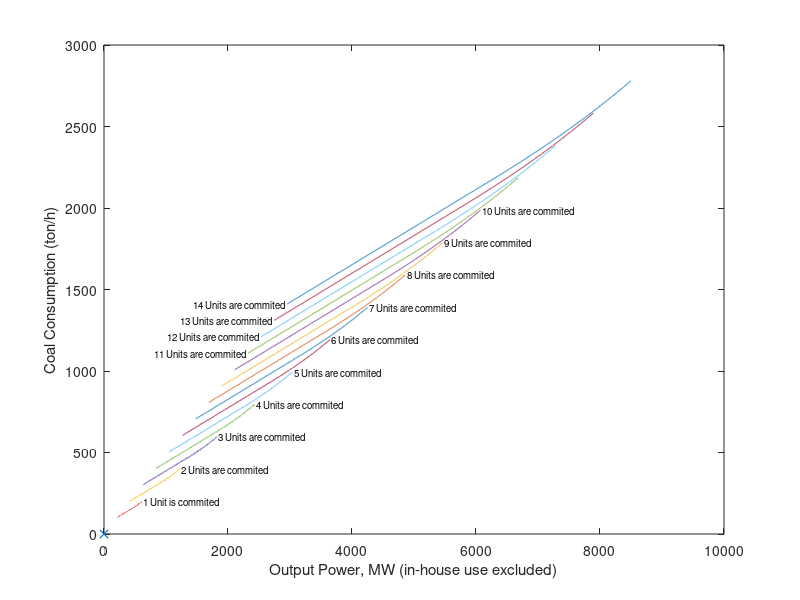

The MATLAB script that drew this image: (Note: this script raises an error after producing the figure.)
clear
close all
clc
format compact

coal_nameplate = 660; % [MW]

coal_num = 14; % 3 units

dx = 6000;
u_coal_unit = linspace(0.4,1,dx) * coal_nameplate;
v_coal_unit = u_coal_unit-0.08*coal_nameplate;
f_coal_unit = (266*linspace(0.4,1,dx).^2 -507*linspace(0.4,1,dx) + 542).*linspace(0.4,1,dx)*coal_nameplate/1e3; %[g/kWh]
u_min = min(u_coal_unit);
v_min = min(v_coal_unit);
f_min = min(f_coal_unit);


%% ========================================================================
% 211.2~8500.8MW -> round to 220-8500MW
v_range = 220:0.1:8500; % [1x415]
u_table = zeros(coal_num, length(v_range), coal_num);
v_table = zeros(coal_num, length(v_range), coal_num);
f_table = zeros(length(v_range), coal_num);
id_st = zeros(coal_num, 1); % Starting entry that is not nan
id_ed = zeros(coal_num, 1); % Ending entry that is not nan

figure(3); clf; hold on; box on;
% No unit
plot(0, 0, 'x');

% ====================
% One unit
n = 1;
u1_extended = interp1(v_coal_unit, u_coal_unit, v_range);
u_table(n,:,n) =  u1_extended;
v1_extended = interp1(v_coal_unit, v_coal_unit, v_range);
v_table(n,:,n) =  v1_extended;
f1_extended = interp1(v_coal_unit, f_coal_unit, v_range);
f_table(:,n) =  f1_extended;
id_st(n) = find(~isnan(f1_extended)==1, 1, 'first');
id_ed(n) = find(~isnan(f1_extended)==1, 1, 'last');

plot(v_coal_unit, f_coal_unit);
text(v_coal_unit(end), f_coal_unit(end), ' 1 Unit is commited', 'fontsize', 7);

% ====================
% Multiple units
% 2 units; 0.008600 sec
% 3 units; 0.013865 sec
% 4 units; 0.021214 sec
% 5 units; 0.030380 sec
% 10 units; 0.116095 sec
% 14 units; 0.241221 sec
tic;
for n = 2:coal_num
    v_long = v_coal_unit*n;

    u = ones(n, dx) * u_min;
    v = ones(n, dx) * v_min;
    f = ones(n, dx) * f_min;
    
    u_extended = zeros(n, dx, n);
    v_extended = zeros(n, dx, n);
    f_extended = zeros(n, dx, n);
    u_sum = zeros(n, dx);
    v_sum = zeros(n, dx);
    f_sum = zeros(n, dx);
    for cmtd = 1:n
        u(cmtd,:) = u_coal_unit;
        v(cmtd,:) = v_coal_unit;
        f(cmtd,:) = f_coal_unit;
        
        u_sum(cmtd,:) = sum(u);
        v_sum(cmtd,:) = sum(v);
        f_sum(cmtd,:) = sum(f);
        
        for nn = 1:n
            u_extended(nn,:,cmtd) = interp1(v_sum(cmtd,:),u(nn,:),v_long);
            v_extended(nn,:,cmtd) = interp1(v_sum(cmtd,:),v(nn,:),v_long);
            f_extended(nn,:,cmtd) = interp1(v_sum(cmtd,:),f(nn,:),v_long);
        end
    end
    f_combined = squeeze(sum(f_extended))';
    [value, id_row] = min(f_combined);
    
    id_col = 1:length(id_row);
    id = sub2ind([n,dx], id_row, id_col);
    opt_f = value; % [1]x[dx]
    opt_u = zeros(n,dx);
    opt_v = zeros(n,dx);
    for nn = 1:n
        u1_extended = squeeze(u_extended(nn,:,:))';
        opt_u(nn,:) = u1_extended(id);
        v1_extended = squeeze(u_extended(nn,:,:))';
        opt_v(nn,:) = v1_extended(id);
        
        % Save opt solutions to tables
        u1_extended = interp1(v_long, opt_u(nn,:), v_range);
        u_table(nn,:,n) = u1_extended;
        v1_extended = interp1(v_long, opt_v(nn,:), v_range);
        v_table(nn,:,n) = v1_extended;
    end
    f_extended = interp1(v_long, opt_f, v_range);
    f_table(:,n) = f_extended;
    id_st(n) = find(~isnan(f_extended)==1, 1, 'first');
    id_ed(n) = find(~isnan(f_extended)==1, 1, 'last');
    
    id_bad = isnan(opt_f);
    v_long(id_bad) = [];
    opt_f(id_bad) = [];
    opt_u(:,id_bad) = [];
    opt_v(:,id_bad) = [];
    plot(v_long, opt_f);
    if n<11
    text(v_long(end), opt_f(end), [' ', num2str(n), ' Units are commited'], 'fontsize', 7);
    else
    text(v_long(1), opt_f(1), [' ', num2str(n), ' Units are commited '], 'fontsize', 7, 'horizontalalignment', 'right');
    end
    toc;
end
xlabel('Output Power, MW (in-house use excluded)');
ylabel('Coal Consumption (ton/h)');
my_gridline;

% ====================
v_st = v_range(id_st);
v_ed = v_range(id_ed);
% save('OptTable', ...
%      'v_range', ...
%      'f_table', 'u_table', 'v_table', ...
%      'id_st', 'id_ed', 'v_st', 'v_ed');

% ====================
% figure(1); clf;
% opt_u = flipud(opt_u);
% for nn = 1:n
%     subplot(n+1,1,nn);
%     plot(v_long, opt_u(nn,:));
%     ylim([0 700]);
%     set(gca, 'ytick', 0:350:700);
%     ylabel(['u', num2str(nn)]);
% end
% subplot(n+1,1,n+1);
% area(v_long, opt_u', 'edgecolor', 'none');
% ylim([0 4000]);


%% Double check 3-units result to be identical to solution_clean.m
% figure(2); clf;
% subplot(4,1,1); hold on; box on;
% plot(v_long, opt_u(1,:), 'linewidth', 1); hold on;
% ylim([0 700]);
% ylabel('u1');
% 
% subplot(4,1,2); hold on; box on;
% plot(v_long, opt_u(2,:), 'linewidth', 1); hold on;
% ylim([0 700]);
% ylabel('u2');
% 
% subplot(4,1,3); hold on; box on;
% plot(v_long, opt_u(3,:), 'linewidth', 1); hold on;
% ylim([0 700]);
% ylabel('u3');
% 
% subplot(4,1,4); hold on; box on;
% ha = area(v_long, opt_u', 'edgecolor', 'none');
% set(ha(1), 'facec', [0.8 0.95 1], 'edgecolor', 'none');
% set(ha(2), 'facec', [1 0.8 0.8], 'edgecolor', 'none');
% set(ha(3), 'facec', [1 0.8 0], 'edgecolor', 'none');
% legend('u1', 'u2', 'u3');
% set(legend, 'location', 'northwest');
% 
% load ThreeUnitsClean;
% subplot(4,1,3);
% plot(v_unique, opt_u1, '--'); hold on;
% subplot(4,1,2);
% plot(v_unique, opt_u2, '--'); hold on;
% subplot(4,1,1);
% plot(v_unique, opt_u3, '--'); hold on;


